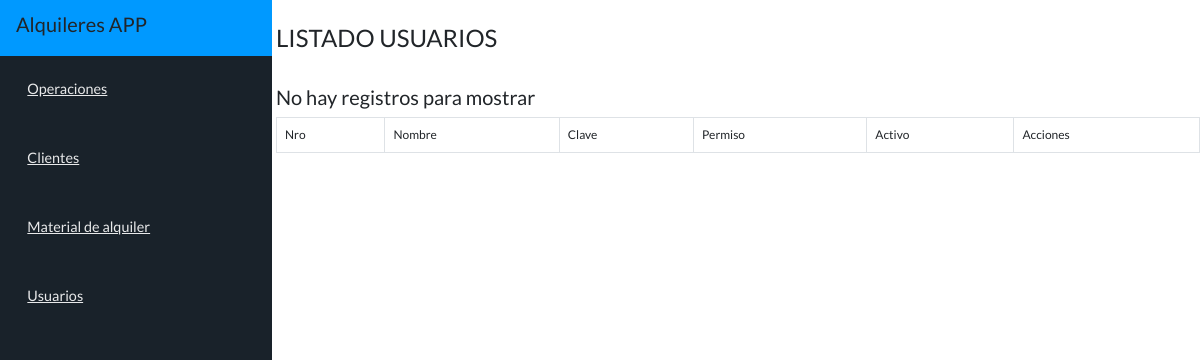
/t_usuarios/, run on an earlier commit of the app's database.
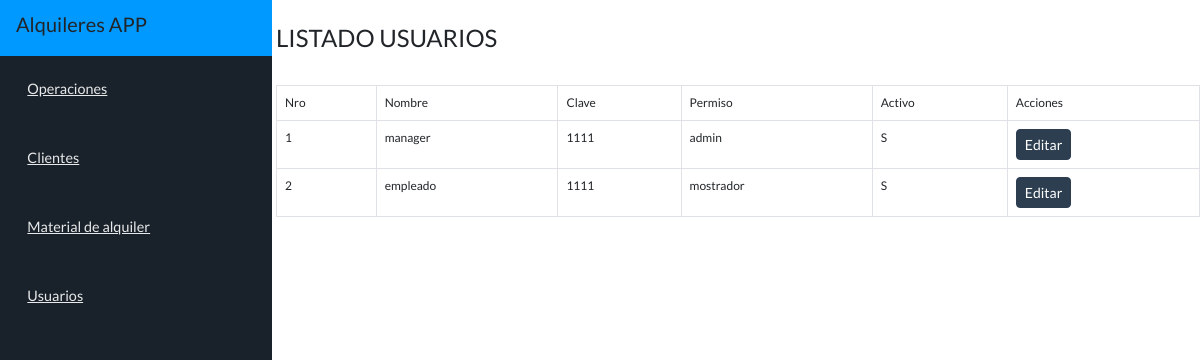
And on a later commit of the database.
### t_final/models.py (models this page shows, shortened)
class Usuarios(models.Model):
    nombre = models.CharField(max_length=50)
    clave = models.CharField(max_length=50)
    permiso = models.CharField(max_length=50, null=True)
    activo = models.CharField(max_length=5, null=True)

### t_final/views.py (the view)
# urls.py: path('t_usuarios/',Usuarios_view.as_view(), name='url_u_lista'),
class Usuarios_view(ListView):
    model = Usuarios
    template_name = 'u_lista.html'

### templates/u_lista.html
{% extends "base.html" %}
{% load static %}
{% block content %}
<br>
<h4>LISTADO USUARIOS</h4>
<br>
<div class="box">
<table class="table table-bordered">
	<thead>
			<tr>
				<td>Nro</td>
				<td>Nombre</td>
				<td>Clave</td>
				<td>Permiso</td>
				<td>Activo</td>
				<td>Acciones</td>
			</tr>
	</thead>
	<tbody>
		{% if object_list %}
		{% for usuario_qset in object_list %}
		<tr>
		<td>{{ usuario_qset.id }}</td>
		<td>{{ usuario_qset.nombre }}</td>
		<td>{{ usuario_qset.clave }}</td>
		<td>{{ usuario_qset.permiso }}</td>
		<td>{{ usuario_qset.activo }}</td>
		<td>
			<a class="btn btn-primary btn-sm" href="{% url 'url_u_edit' usuario_qset.id %}">Editar</a>
		</td>
		</tr>
		{% endfor %}
		{% else %}
		<h5>No hay registros para mostrar</h5>
		{% endif %}
	</tbody>
</table>
</div>
{% endblock %}

### templates/base.html (shortened to what this page needs)
<!DOCTYPE html>
<html lang="en" >
<head>
  {% load static %}
  <link rel="stylesheet" href="https://cdnjs.cloudflare.com/ajax/libs/ionicons/2.0.1/css/ionicons.min.css">
<link href='https://fonts.googleapis.com/css?family=Lato:400,300,700' rel='stylesheet' type='text/css'><link rel="stylesheet" href="https://cdnjs.cloudflare.com/ajax/libs/normalize/5.0.0/normalize.min.css">
<link  href="{% static 'css/style.css' %}" rel="stylesheet">
<link rel="stylesheet" href="{% static 'css/bootstrap.min.css' %}">
</head>
<body>
<section class="app">
  <aside class="sidebar">
         <header>
       <h5>Alquileres APP</h5>
      </header>
    <nav class="sidebar-nav">
      <ul>
        <li>
          <a href="#"><i class="ion-bag"></i> <span>Operaciones</span></a>
        </li>
        <li>
          <a href="#"><i class="ion-ios-people"></i> <span class="">Clientes</span></a>
        </li>
        <li>
          <a href="#"><i class="ion-ios-box"></i> <span class="">Material de alquiler</span></a>
        </li>
        <li>
          <a href="#"><i class="ion-ios-contact"></i> <span class="">Usuarios</span></a>
        </li>
      </ul>
    </nav>
  </aside>
</section>
<section class="content">
{% block content %}
{% endblock %}
</section>
</body>
</html>

### t_final/static/css/style.css (style rules this page uses)
body { font-family: "Lato"; font-size: 100%; overflow-y: scroll; font-family: sans-serif; -ms-text-size-adjust: 100%; -webkit-text-size-adjust: 100%; -ms-text-size-adjust: 100%; -webkit-text-size-adjust: 100%; -webkit-font-smoothing: antialiased; -moz-osx-font-smoothing: grayscale; text-rendering: optimizeLegibility; background-color: #fefefe; }
.content { float: right; width: 77%; height: 1600px; margin-left: 30%; }
a { text-decoration: none; -webkit-transition: all 0.6s ease; -moz-transition: all 0.6s ease; transition: all 0.6s ease; }
.app { height: 10%; }
.sidebar { position: fixed; width: 17em; height: 100%; top: 0; overflow: hidden; background-color: #19222a; -webkit-transform: translateZ(0); visibility: visible; -webkit-backface-visibility: hidden; }
.sidebar header { background-color: #09f; width: 100%; display: block; padding: 0.75em 1em; }
.sidebar-nav { position: fixed; background-color: #19222a; height: 100%; font-weight: 400; font-size: 1.2em; overflow: auto; padding-bottom: 6em; z-index: 9; overflow: hidden; -webkit-overflow-scrolling: auto; }
.sidebar-nav ul { list-style: none; display: block; padding: 0; margin: 0; }
.sidebar-nav ul li { margin-left: 0; padding-left: 0; display: inline-block; width: 100%; }
.sidebar-nav ul li a { color: rgba(255, 255, 255, 0.9); font-size: 0.75em; padding: 1.05em 1em; position: relative; display: block; }
.sidebar-nav ul li i { font-size: 1.8em; padding-right: 0.5em; width: 9em; display: inline; vertical-align: middle; }
.sidebar-nav > ul > li > a:after { content: ""; font-family: ionicons; font-size: 0.5em; width: 10px; color: #fff; position: absolute; right: 0.75em; top: 45%; }
table,td { border: 1px solid black; font-size:12px }

What changed in the data, as far as the page shows it:
added Usuarios: id "1", nombre "manager", clave "1111", permiso "admin", activo "S"
added Usuarios: id "2", nombre "empleado", clave "1111", permiso "mostrador", activo "S"
Also different on the page:
text no longer shown: "No hay registros para mostrar"
